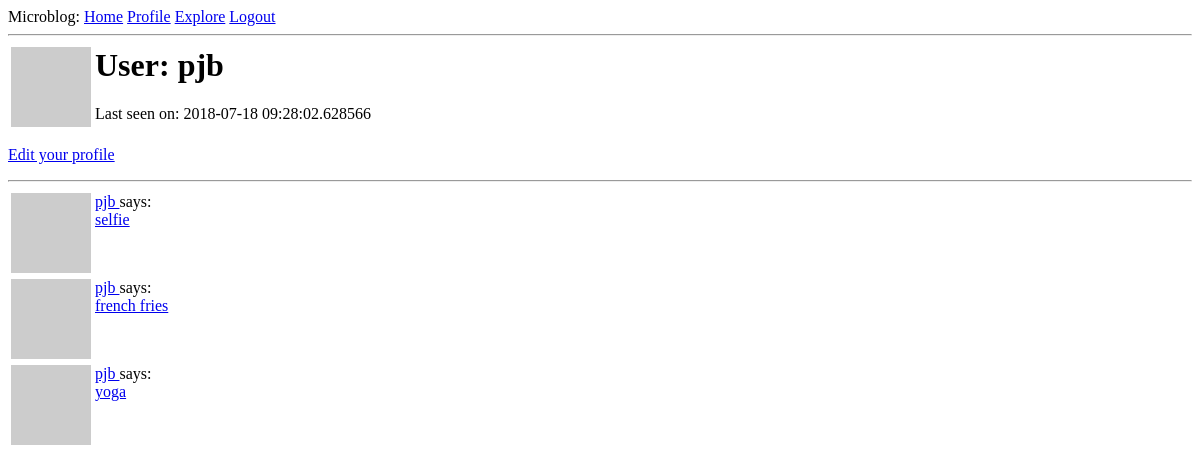
Before: /user/pjb (signed in) with the older database file.
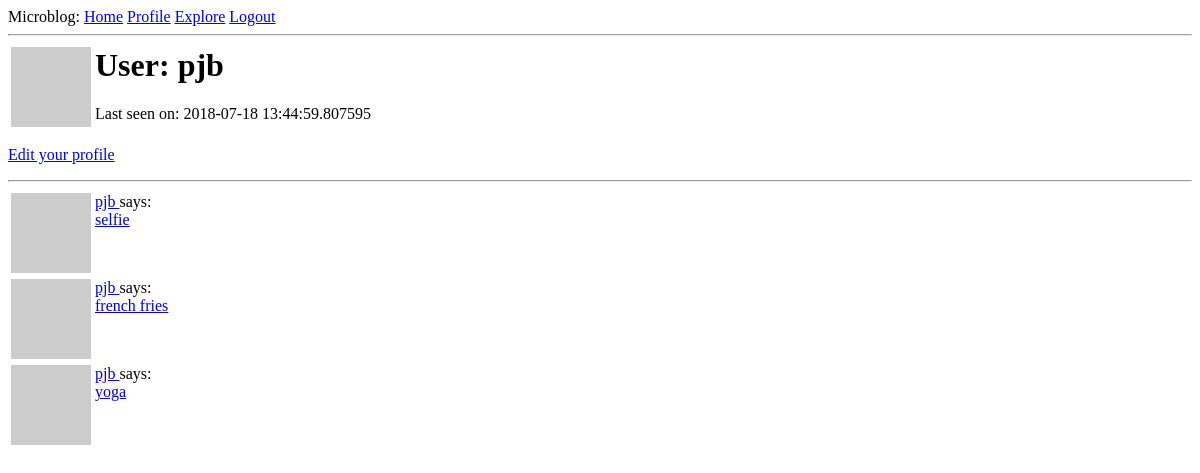
After: the same page with the newer database file.
### app/models.py (models this page shows, shortened)
class User(UserMixin, db.Model):
    id = db.Column(db.Integer, primary_key=True)
    username = db.Column(db.String(64), index=True, unique=True)
    email = db.Column(db.String(120), index=True, unique=True)
    password_hash = db.Column(db.String(128))
    posts = db.relationship('Entry', backref='author', lazy='dynamic')
    about_me = db.Column(db.String(140))
    last_seen = db.Column(db.DateTime, default=datetime.utcnow)
    def avatar(self, size):
        digest = md5(self.email.lower().encode('utf-8')).hexdigest()
        return 'https://www.gravatar.com/avatar/{}?d=identicon&s={}'.format(
            digest, size)

class Entry(db.Model):
    id = db.Column(db.Integer, primary_key=True)
    url = db.Column(db.String)
    english_word = db.Column(db.String, index=True, unique=True)
    latin_top_choice = db.Column(db.String, index=True)
    tweet_id = db.Column(db.String, index=True)
    username = db.Column(db.String)
    body = db.Column(db.String(140))
    tweet_date = db.Column(db.DateTime)
    timestamp = db.Column(db.DateTime, index=True, default=datetime.utcnow)
    user_id = db.Column(db.Integer, db.ForeignKey('user.id'))

### app/routes.py (the view)
@app.route('/user/<username>')
@login_required
def user(username):
    user = User.query.filter_by(username=username).first_or_404()
    entries = user.posts.order_by(Entry.timestamp.desc())
    return render_template('user.html', user=user, entries=entries)

### app/models.py (called while the page is built)
@login.user_loader
def load_user(id):
    return User.query.get(int(id))

### app/routes.py (called while the page is built)
@app.before_request
def before_request():
    if current_user.is_authenticated:
        current_user.last_seen = datetime.utcnow()
        db.session.commit()

### app/templates/user.html (shortened to what this page needs)
{% extends "base.html" %}
{% block content %}
    <table>
        <tr valign="top">
            <td><img src="{{ user.avatar(128) }}"></td>
            <td>
                <h1>User: {{ user.username }}</h1>
                {% if user.last_seen %}<p>Last seen on: {{ user.last_seen }}</p>{% endif %}
            </td>
        </tr>
    </table>
    {% if user == current_user %}
    <p><a href="{{ url_for('edit_profile') }}">Edit your profile</a></p>
    {% endif %}
    <hr>
    {% for entry in entries %}
        {% include '_post.html' %}
    {% endfor %}
{% endblock %}

### app/templates/base.html (shortened to what this page needs)
<html>
    <head>
    </head>
    <body>
      <div>
        Microblog:
        <a href="{{ url_for('index') }}">Home</a>
        {% if current_user.is_anonymous %}
        <a href="{{ url_for('login') }}">Login</a>
        {% else %}
        <a href="{{ url_for('user', username=current_user.username) }}">Profile</a>
        <a href="{{ url_for('explore') }}">Explore</a>
        <a href="{{ url_for('logout') }}">Logout</a>
        {% endif %}
      </div>
        <hr>
        {% block content %}{% endblock %}
    </body>
</html>

### app/templates/_post.html
<table>
    <tr valign="top">
        <td><img src="{{ entry.author.avatar(36) }}"></td>
        <td>
            <a href="{{ url_for('user', username=entry.author.username) }}">
                {{ entry.author.username }}
            </a>
            says:<br>
            <a href="{{ url_for('entry', english_word=entry.english_word) }}">
              {{ entry.english_word }}
            </a>
        </td>
    </tr>
</table>

Changed rows visible on the page:
changed User "pjb": last_seen "2018-07-18 09:28:02.628566" → "2018-07-18 13:44:59.807595"
